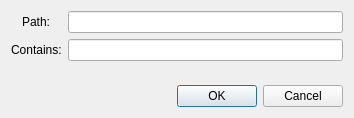
<?xml version="1.0" encoding="UTF-8"?>
<ui version="4.0">
 <class>FileFinder</class>
 <widget class="QDialog" name="FileFinder">
  <property name="geometry">
   <rect>
    <x>0</x>
    <y>0</y>
    <width>354</width>
    <height>118</height>
   </rect>
  </property>
  <property name="windowTitle">
   <string>Dialog</string>
  </property>
  <layout class="QVBoxLayout" name="verticalLayout">
   <item>
    <layout class="QFormLayout" name="formLayout">
     <property name="fieldGrowthPolicy">
      <enum>QFormLayout::ExpandingFieldsGrow</enum>
     </property>
     <property name="labelAlignment">
      <set>Qt::AlignCenter</set>
     </property>
     <item row="0" column="0">
      <widget class="QLabel" name="pathLabel">
       <property name="text">
        <string>Path:</string>
       </property>
      </widget>
     </item>
     <item row="0" column="1">
      <widget class="QLineEdit" name="pathLineEdit"/>
     </item>
     <item row="1" column="0">
      <widget class="QLabel" name="containsLabel">
       <property name="text">
        <string>Contains:</string>
       </property>
      </widget>
     </item>
     <item row="1" column="1">
      <widget class="QLineEdit" name="containsLineEdit"/>
     </item>
    </layout>
   </item>
   <item>
    <widget class="QDialogButtonBox" name="buttonBox">
     <property name="orientation">
      <enum>Qt::Horizontal</enum>
     </property>
     <property name="standardButtons">
      <set>QDialogButtonBox::Cancel|QDialogButtonBox::Ok</set>
     </property>
    </widget>
   </item>
  </layout>
 </widget>
 <resources/>
 <connections>
  <connection>
   <sender>buttonBox</sender>
   <signal>accepted()</signal>
   <receiver>FileFinder</receiver>
   <slot>accept()</slot>
   <hints>
    <hint type="sourcelabel">
     <x>248</x>
     <y>254</y>
    </hint>
    <hint type="destinationlabel">
     <x>157</x>
     <y>274</y>
    </hint>
   </hints>
  </connection>
  <connection>
   <sender>buttonBox</sender>
   <signal>rejected()</signal>
   <receiver>FileFinder</receiver>
   <slot>reject()</slot>
   <hints>
    <hint type="sourcelabel">
     <x>316</x>
     <y>260</y>
    </hint>
    <hint type="destinationlabel">
     <x>286</x>
     <y>274</y>
    </hint>
   </hints>
  </connection>
 </connections>
</ui>
